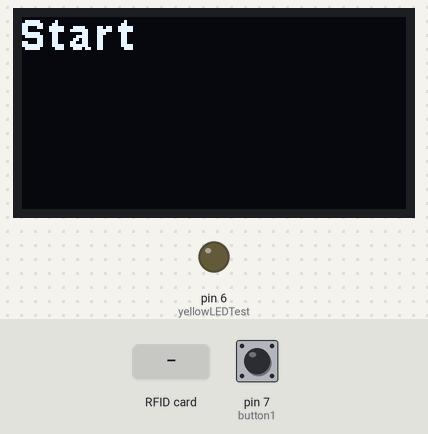
Bench run of a program on a simulated Arduino Uno, built with avr-gcc and run on an emulated ATmega328P. Shown: 128×64 one-colour display, output pins drawn as LEDs (lit = HIGH). Inputs (shaded band) come from the test bench; at power-on: pin 7 (button1) HIGH. The audio player accepts every command and is not drawn; pins used as bus, display or sensor lines are not drawn; what the program prints to the serial monitor is not drawn.

Above: at 0.1 s.
At 1.8 s:
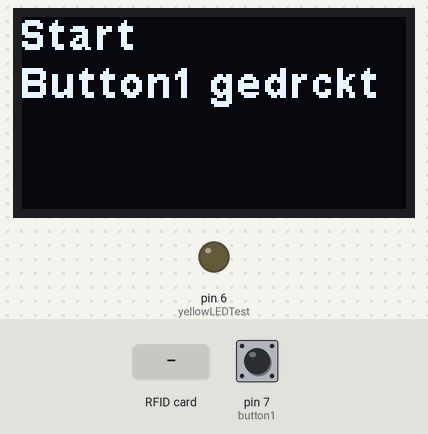
1.9 s: RFID card 5E 7A 19 C4 held to the reader
At 2.06 s:
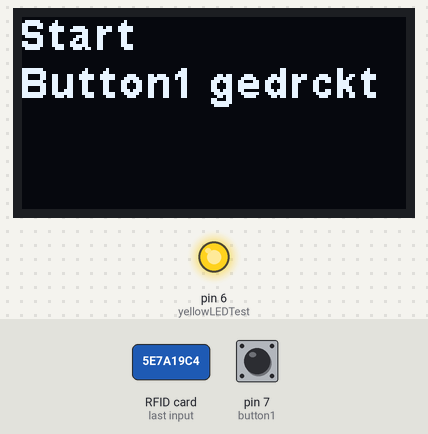
Timing chart, 0 to 10.9 s (numbered marks = the images above; inputs shaded):
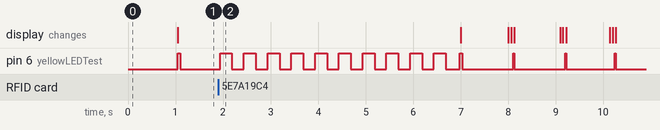

The program:

main.cpp
```cpp
#include <Arduino.h>
#include "button1.h"
#include "oledDisplayOne.h"
#include "bewegungsmelder1.h"
#include "rfid1.h"

#include "SoftwareSerial.h"
#include "DFRobotDFPlayerMini.h"

//

#include <Wire.h>
#include <SPI.h>

int ultraschall = 0; // test

long rfid_code = 0; // test

unsigned long previousButton1Millis = 0; // Button1
const long button1Intervall = 50;        // Button1
const long buttonAbfragepause = 1000;
unsigned long timerButton = 0;
int statusButton1 = 0; // Button1

// ServoTreiber
/*
Adafruit_PWMServoDriver myServos = Adafruit_PWMServoDriver();

#define SERVOMIN 150
#define SERVOMAX 600
#define USMIN 600
#define USMAX 2400
#define SERVO_FREQ 50

uint8_t servonum = 0;
uint8_t numberOfServos = 2;
*/

/*=====================================================*/

void setup()
{
  Serial.begin(115200);           // auch Konfig platformio.ini !!
  pinMode(yellowLEDTest, OUTPUT); // testled
  pinMode(button1, INPUT_PULLUP); // button1

  // Ultraschall HC-SR04
  pinMode(triggerPin, OUTPUT);
  pinMode(echoPin, INPUT);

  Wire.begin();
  Wire.setClock(400000L);

  // OLED Display
  oledOne.begin(&Adafruit128x64, I2C_ADDRESS); // OLED 0,96
  oledOne.setFont(Arial_bold_14);
  oledOne.displayRemap(true);              // Drehung 180 Grad
  oledOne.setScrollMode(SCROLL_MODE_AUTO); // AutoScroll
  oledOne.setLetterSpacing(2);
  oledOne.println("Start");

  // Bewegungsmelder1
  pinMode(bewegung, INPUT);

  // RFID RC522
  SPI.begin();
  mfrc522.PCD_Init();

  // DFPlayer
  pinMode(dfPlayer_rx, INPUT);
  pinMode(dfPlayer_tx, OUTPUT);
  mySoftwareSerial.begin(9600);

  Serial.println();
  Serial.println(F("DFRobot DFPlayer Mini Demo"));
  Serial.println(F("Initializing DFPlayer ... (May take 3~5 seconds)"));

  if (!myDFPlayer.begin(mySoftwareSerial))
  {
    Serial.println(F("Unable to begin:"));
    Serial.println(F("1.Please recheck the connection!"));
    Serial.println(F("2.Please insert the SD card!"));
    while (true)
    {
      delay(0);
    }
  }
  Serial.println(F("DFPlayer Mini online."));

  // myDFPlayer.setTimeOut(500);
  myDFPlayer.volume(30);
  myDFPlayer.play(2);
  myDFPlayer.EQ(DFPLAYER_EQ_NORMAL);

  // Servotreiber
  Serial.println("Servotest");
  myServos.begin();
  myServos.setPWMFreq(SERVO_FREQ);
}

/* ================== LOOP ===========================*/

void loop()
{
  Serial.println("Test");

  unsigned long currentMillis = millis(); // für später

  rfid_code = 0;
  rfid_code = check_rfid_users_id();
  action_rfid_users_id_correct(rfid_code);

  // Button
  if (currentMillis - previousButton1Millis >= button1Intervall)
  { // wird noch nach button1.h verschoben
    statusButton1 = statusButtonWiderstand();
    Serial.print("StatusButton 1 = ");
    Serial.println(statusButton1);
    if (statusButton1 == 1 && (currentMillis - timerButton > buttonAbfragepause)) // nächster Tastendruck frühestens nach timerAbfragepause
    {
      timerButton = currentMillis;
      oledOne.println("Button1 gedrückt");
      einschaltenYellowLedTest();
    }
    else
    {
      aussschaltenYellowLedTest();
    }
    previousButton1Millis = currentMillis;
  }
  /*
    // DFPlayer
    static unsigned long timer = millis();

    if (millis() - timer > 10000)
    {
      timer = millis();
      // myDFPlayer.play(3);
    }

    if (myDFPlayer.available())
    {
      printDetail(myDFPlayer.readType(), myDFPlayer.read()); // Print the detail message from DFPlayer to handle different errors and states.
    }
  */


}
```

bewegungsmelder1.h
```cpp
#include <Arduino.h>

int bewegung = 5;
int bewegungsstatus = 0;

int bewegungsMessung () {
    bewegungsstatus = digitalRead(bewegung);
    if (bewegungsstatus == HIGH) {
        return 1;
    } else {
        return 0;
    }
}
```

button1.h
```cpp
#include <Bounce2.h>
#include "ultraschall1.h"
#include "yellowLedTest.h"

int button1 = 7;      // Pin 7 - Board 1
int buttonStatus = 0; // Button 1 - HIGH oder LOW

int statusButtonWiderstand()
{
    buttonStatus = digitalRead(button1);
    return buttonStatus;
}
```

dfPlayer.h
```cpp
#include "SoftwareSerial.h"
#include "DFRobotDFPlayerMini.h"

int dfPlayer_rx = 2;
int dfPlayer_tx = 3;

SoftwareSerial mySoftwareSerial(dfPlayer_rx,dfPlayer_tx);
DFRobotDFPlayerMini myDFPlayer;
void printDetail(uint8_t type, int value);

void printDetail(uint8_t type, int value){
  switch (type) {
    case TimeOut:
      Serial.println(F("Time Out!"));
      break;
    case WrongStack:
      Serial.println(F("Stack Wrong!"));
      break;
    case DFPlayerCardInserted:
      Serial.println(F("Card Inserted!"));
      break;
    case DFPlayerCardRemoved:
      Serial.println(F("Card Removed!"));
      break;
    case DFPlayerCardOnline:
      Serial.println(F("Card Online!"));
      break;
    case DFPlayerPlayFinished:
      Serial.print(F("Number:"));
      Serial.print(value);
      Serial.println(F(" Play Finished!"));
      break;
    case DFPlayerError:
      Serial.print(F("DFPlayerError:"));
      switch (value) {
        case Busy:
          Serial.println(F("Card not found"));
          break;
        case Sleeping:
          Serial.println(F("Sleeping"));
          break;
        case SerialWrongStack:
          Serial.println(F("Get Wrong Stack"));
          break;
        case CheckSumNotMatch:
          Serial.println(F("Check Sum Not Match"));
          break;
        case FileIndexOut:
          Serial.println(F("File Index Out of Bound"));
          break;
        case FileMismatch:
          Serial.println(F("Cannot Find File"));
          break;
        case Advertise:
          Serial.println(F("In Advertise"));
          break;
        default:
          break;
      }
      break;
    default:
      break;
  }
}
```

oledDisplayOne.h
```cpp
#include "SSD1306Ascii.h"
#include "SSD1306AsciiWire.h"


#define I2C_ADDRESS 0x3C // OledOne
SSD1306AsciiWire oledOne; // Displayname oledOne

void oledTestDurchlauf()
{
    // Anzeige OLED
    oledOne.clear();
    Serial.println("LCD"); // Teat
    // oledOne.println(" Nick K.");
    oledOne.println(" Testboard Uno 1");
    oledOne.println(" Version 1.0");
    oledOne.println(" Stand 07/2023");
    delay(4000);
}

void oledDisplayText(String text)
{
    oledOne.println(text);
}

void oledDisplayInt(int value)
{
    oledOne.println(value);
}

void oledDisplayFloat(float valueFloat)
{
    oledOne.println(valueFloat);
}

void oledDisplayDouble(double valueDouble){
    oledOne.println(valueDouble);
}
```

rfid1.h
```cpp
#include <MFRC522.h>
#include "rfidUsersList.h"
#include "dfPlayer.h"
#include "servoTreiber1.h"

#define SS_PIN 10 // SDA
#define RST_PIN 9 // RST

MFRC522 mfrc522(SS_PIN, RST_PIN);

long code = 0;
long checked_code = 0;

long check_rfid_users_id()
{
    code = 0; // 0-setzen des Wertes !!!

    if (!mfrc522.PICC_IsNewCardPresent())
    {

        return code;
    }

    if (!mfrc522.PICC_ReadCardSerial())
    {

        return code;
    }

    Serial.print("TAG-ID: ");
    long code = 0;

    for (byte i = 0; i < mfrc522.uid.size; i++)
    {
        code = ((code + mfrc522.uid.uidByte[i]) * 10);
    }

    return code;
}

long action_rfid_users_id_correct(long checked_code)
{
    code = checked_code;

    switch (code)
    {
    case 2016530:
        einschaltenYellowLedTest();
        oledOne.println("Hallo Jenny");
        myDFPlayer.play(7);
        delay(2500);
        aussschaltenYellowLedTest();
        break;

    case 609130:
        einschaltenYellowLedTest();
        oledOne.println("Hallo Nick");
        myDFPlayer.play(7);
        servo1Offen();
        delay(2500);
        aussschaltenYellowLedTest();
        servo1Geschlossen();
        break;

    case 0:
        break;

    default:
        myDFPlayer.play(5);
        toggleYellowLedTest();
    }
}
```

rfidUsersList.h
```cpp
long rfid_user_id_1 = 2016530;
long rfid_user_id_2 = 609130;

long rfid_users_list[] = {2016530,609130};
```

servoTreiber1.h
```cpp
#include <Adafruit_PWMServoDriver.h>

Adafruit_PWMServoDriver myServos = Adafruit_PWMServoDriver();

#define SERVOMIN 150
#define SERVOMAX 600
#define USMIN 600
#define USMAX 2400
#define SERVO_FREQ 50

uint8_t servonum = 0;
uint8_t numberOfServos = 2;

void servo1Offen () {
    myServos.setPWM(1, 0, 100);
}

void servo1Geschlossen (){
    myServos.setPWM(1, 0, 500);
}
```

yellowLedTest.h
```cpp
#include <Arduino.h>
int yellowLEDTest = 6;

void einschaltenYellowLedTest(){
    digitalWrite(yellowLEDTest, HIGH);
}

void aussschaltenYellowLedTest() {
    digitalWrite(yellowLEDTest, LOW);
}

void toggleYellowLedTest() {
    for (int i = 0; i < 10; i++)
    {
       einschaltenYellowLedTest();
       delay(250);
       aussschaltenYellowLedTest();
       delay(250);
    }

}
```

ultraschall1.h
```cpp
int echoPin = 4; //// AUFPASSEN !!!
int triggerPin = 8;
long duration = 0;
long distance = 0;

void ultraschallOne()
{
    // Ultraschall
    digitalWrite(triggerPin, LOW);
    delay(5);
    digitalWrite(triggerPin, HIGH);
    delay(10);
    digitalWrite(triggerPin, LOW);
    duration = pulseIn(echoPin, HIGH);

    distance = (duration / 2) * 0.03432;

    if (distance >= 500 || distance <= 0)
    {
        Serial.println("Kein Messwert");
    }
    else
    {
        Serial.print("Die Entfernung beträgt: ");
        Serial.print(distance);
        Serial.println(" cm");
        //delay(1000);  --kann weg
    }

}

int ultraschallOneAusgabe()
{
    // Ultraschall
    digitalWrite(triggerPin, LOW);
    delay(5);
    digitalWrite(triggerPin, HIGH);
    delay(10);
    digitalWrite(triggerPin, LOW);
    duration = pulseIn(echoPin, HIGH);

    distance = (duration / 2) * 0.03432;

    if (distance >= 500 || distance <= 0)
    {
        Serial.println("Kein Messwert");
    }
    else
    {
        Serial.print("Die Entfernung beträgt: ");
        Serial.print(distance);
        Serial.println(" cm");
        //delay(1000);  --kann weg
    }

    return distance;

}
```
